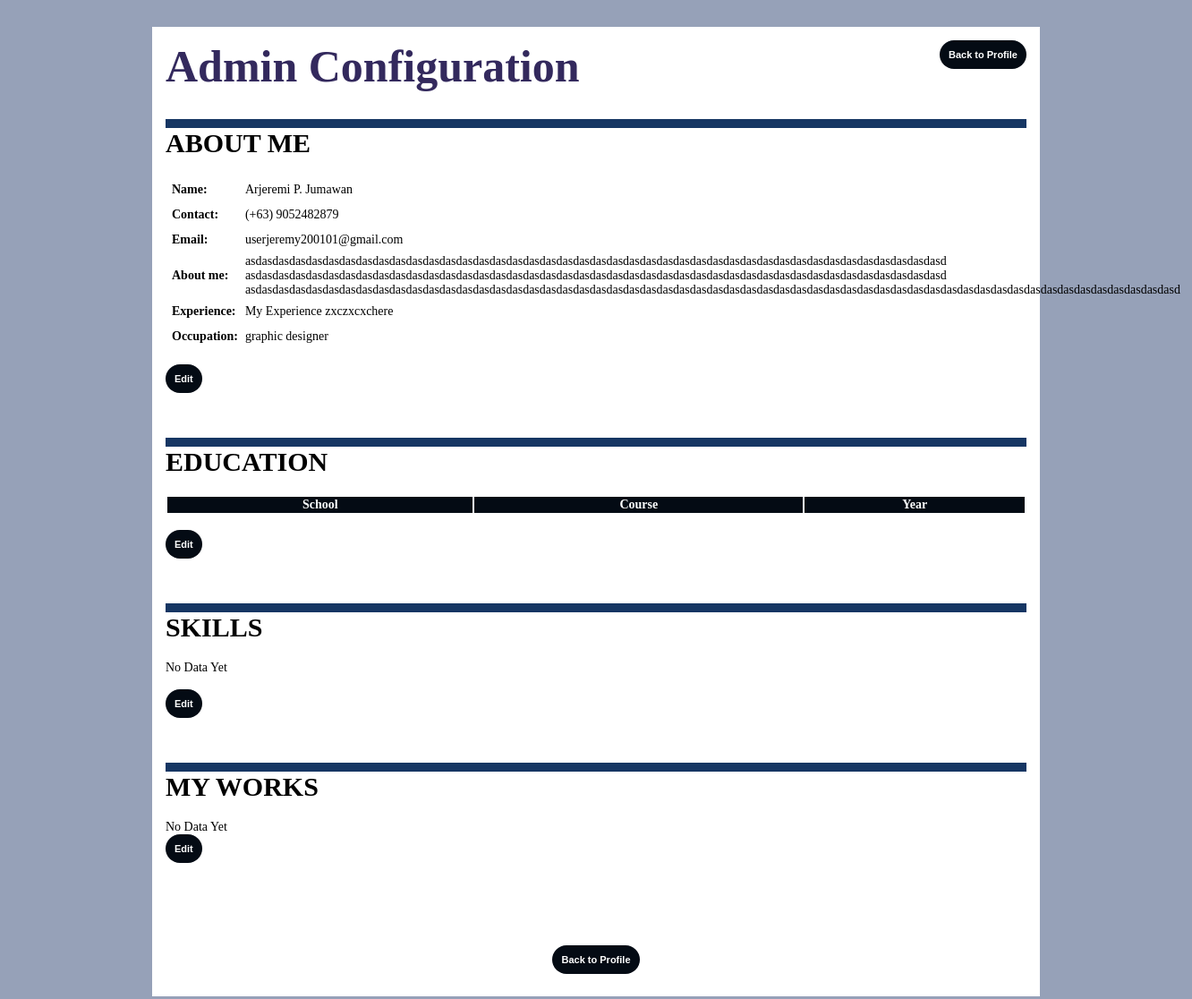
The app's page /admin/index.php with its own data.
### tables this page shows
CREATE TABLE IF NOT EXISTS `admindetail` (
  `id` int(10) unsigned NOT NULL AUTO_INCREMENT,
  `firstName` varchar(100) DEFAULT NULL,
  `lastName` varchar(100) DEFAULT NULL,
  `aboutMe` longtext DEFAULT NULL,
  `experience` longtext DEFAULT NULL,
  `lastChange` datetime DEFAULT current_timestamp(),
  `email` varchar(200) DEFAULT NULL,
  `contact` varchar(200) DEFAULT NULL,
  `occup` varchar(200) DEFAULT NULL,
  `birthday` varchar(200) DEFAULT NULL,
  `web` varchar(200) DEFAULT NULL,
  `address` varchar(300) DEFAULT NULL,
  PRIMARY KEY (`id`)
);

### admin/index.php (the view, shortened to what this page needs)
<!DOCTYPE html>
<html lang="en">
<head>
    <link href="styles.css" rel="stylesheet" />
</head>
<body>
    <Div class="container">
        <div style="display: flex; flex-direction: row; justify-content: space-between;">
            <div class="mainTitle">Admin Configuration</div>
            <div><a href="../index.php"><button>Back to Profile</button></a></div>
        </div>
        <div>
            <div class="segment">
                <div class="subTitle">ABOUT ME</div>
                <?php
                include '../database.php';
                $sql = "SELECT * FROM `admindetail`";
                $result = mysqli_query($connect, $sql);
                if (mysqli_num_rows($result) == 0) {
                    echo 'No Data Yet';
                } else {
                    $row = mysqli_fetch_assoc($result);
                }
                ?>
                <table>
                    <tbody>
                        <tr>
                            <td style="font-weight: bolder; padding: 5px;">Name:</td>
                            <td><?php echo $row['firstName'] ?> <?php echo $row['lastName'] ?></td>
                        </tr>
                        <tr>
                            <td style="font-weight: bolder; padding: 5px;">Contact:</td>
                            <td> <?php echo $row['contact'] ?></td>
                        </tr>
                        <tr>
                            <td style="font-weight: bolder; padding: 5px;">Email:</td>
                            <td><?php echo $row['email'] ?></td>
                        </tr>
                        <tr>
                            <td style="font-weight: bolder; padding: 5px;">About me:</td>
                            <td><?php echo $row['aboutMe'] ?></td>
                        </tr>
                        <tr>
                            <td style="font-weight: bolder; padding: 5px;">Experience:</td>
                            <td><?php echo $row['experience'] ?></td>
                        </tr>
                        <tr>
                            <td style="font-weight: bolder; padding: 5px;">Occupation:</td>
                            <td><?php echo $row['occup'] ?></td>
                        </tr>
                    </tbody>
                </table>
                <br>
                <a href="abtMe/edt.php"><button>Edit</button></a>
            </div>
            <div class="segment">
                <div class="subTitle">EDUCATION</div>
                <table class="educTable">
                    <thead>
                        <tr>
                            <th>School</th>
                            <th>Course</th>
                            <th>Year</th>
                        </tr>
                    </thead>
                </table>
                <br>
                <a href="educ/edt.php"><button>Edit</button></a>
            </div>
            <div class="segment">
                <div class="subTitle">SKILLS</div>
                <?php
                include '../database.php';
                $sql = "SELECT * FROM `skills`";
                $result = mysqli_query($connect, $sql);
                if (mysqli_num_rows($result) == 0) {
                    echo 'No Data Yet';
                }
                ?>
                <div>
                    <br>
                    <a href="skill/edt.php"><button>Edit</button></a>
                </div>
            </div>
            <div class="segment">
                <div class="subTitle">MY WORKS</div>
                <?php
                include '../database.php';
                $sql = "SELECT * FROM `portfolio`";
                $result = mysqli_query($connect, $sql);
                if (mysqli_num_rows($result) == 0) {
                    echo 'No Data Yet';
                } ?>
                <br>
                <div>
                    <a href="work/edt.php"><button>Edit</button></a>
                </div>
            </div><br>
            <br>
            <div style="text-align: center; margin: 10px;">
                <a href="../index.php"><button>Back to Profile</button></a>
            </div>
        </div>
    </div>
</body>
</html>

### admin/styles.css (style rules this page uses)
body { font-family: Calibri; font-size: 14px; padding: 0; margin: 0; background-color: rgb(150, 161, 184); }
button { border-radius: 20px; border: 0px solid; padding: 10px; font-weight: bold; background-color: #040b14; color: rgb(255, 255, 255); font-size: 11px; }
.container { background-color: rgb(255, 255, 255); margin-left: 170px; margin-right: 170px; margin-top: 30px; margin-bottom: 30px; padding: 15px; }
.mainTitle { font-size: 50px; font-weight: bolder; color: rgb(51, 41, 93); margin-bottom: 30px; }
.subTitle { font-weight: bold; font-size: 30px; color: rgb(0, 0, 0); margin-bottom: 20px; border-top: 10px #163663 solid; }
.educTable th { border-bottom: 1px solid; background-color: #040b14; color: rgb(255, 255, 255); }
.segment { display: flex; flex-direction: column; width: 100%; margin-bottom: 50px; }

### records on screen
admindetail: firstName "Arjeremi P.", lastName "Jumawan", contact "(+63) 9052482879", email "userjeremy200101@gmail.com", aboutMe "asdasdasdasdasdasdasdasdasdasdasdasdasdasdasdasdasdasdasdasdasdasdasdasdasdasdasdasdasdasdasdasdasdasdasdasdasdasdasdasdasdasd asdasdasdasdasdasdasdasdasdasdasdasdasdasdasdasdasdasdasdasdasdasdasdasdasdasdasdasdasdasdasdasdasdasdasdasdasdasdasdasdasdasd asdasdasdasdasdasdasdasdasdasdasdasdasdasdasdasdasdasdasdasdasdasdasdasdasdasdasdasdasdasdasdasdasdasdasdasdasdasdasdasdasdasdasdasdasdasdasdasdasdasdasdasdasdasdasdasd", experience "My Experience zxczxcxchere", occup "graphic designer"
